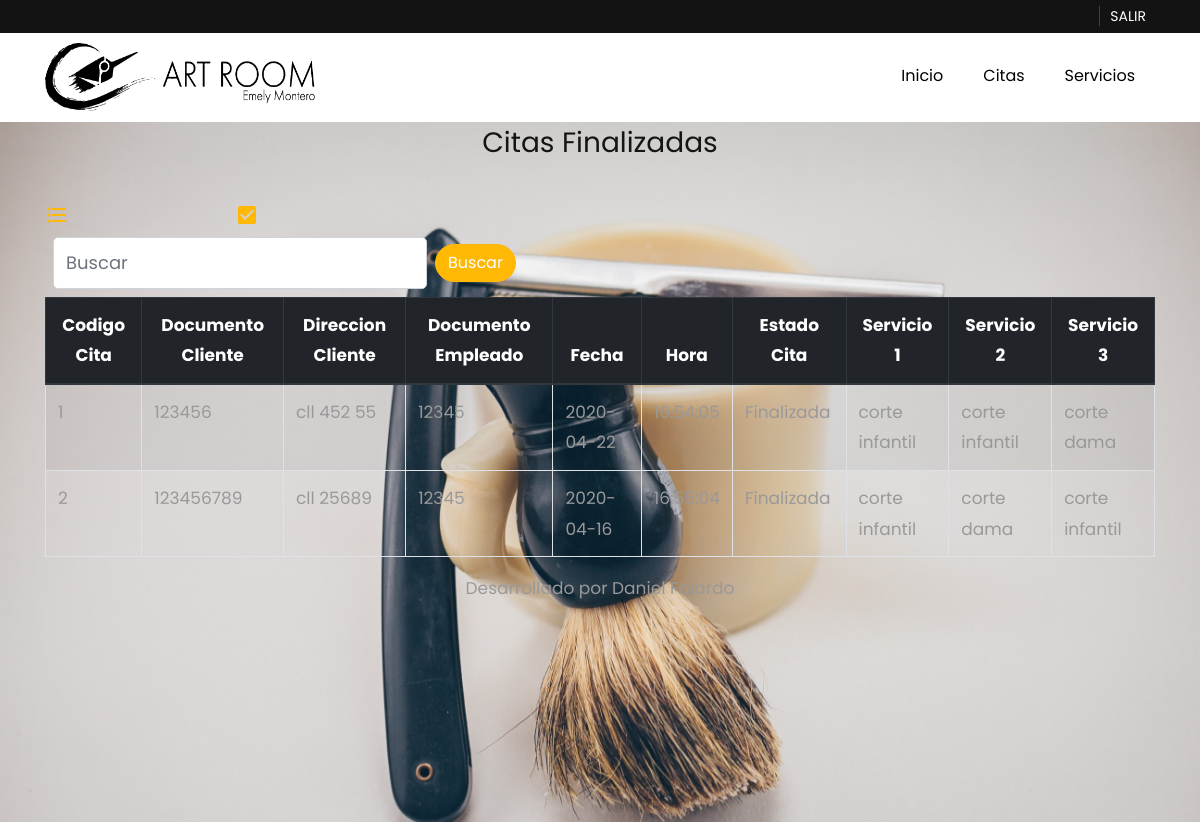
The app's page /mediplus/crudCitaEmpleado/index.php?page=usersgeneral with its own data.
### tables this page shows
CREATE TABLE `cita` (
  `codigoCita` int(11) NOT NULL,
  `documentoCli` int(11) NOT NULL,
  `documentoEmp` int(11) NOT NULL,
  `fecha` date NOT NULL,
  `hora` time NOT NULL,
  `estadoCita` varchar(50) NOT NULL,
  `nombreServicio` varchar(50) NOT NULL,
  `Servicio2` varchar(50) NOT NULL,
  `Servicio3` varchar(50) NOT NULL
);

CREATE TABLE `cliente` (
  `documentoCli` int(11) NOT NULL,
  `nombreCli` varchar(50) NOT NULL,
  `apellidoCli` varchar(50) NOT NULL,
  `telefonoCli` int(11) NOT NULL,
  `direccionCli` varchar(50) NOT NULL,
  `tipoDocumentoCli` varchar(50) NOT NULL,
  `fechaInscripcionCli` varchar(50) NOT NULL,
  `id` int(11) NOT NULL
);

### mediplus/crudCitaEmpleado/index.php (called while the page is built, shortened)
<?php
	include 'views/header.php';
	$page=isset($_GET['page'])?$_GET['page']:'users';
	include 'views/users/'.$page.'.php';
	include 'views/footer.php';

### mediplus/crudCitaEmpleado/config/conexion.php (called while the page is built, shortened)
<?php
	class Conexion{
		private $host;
		private $user;
		private $password;
		private $dataBase;
		public function __construct(){
			$this->host     ="localhost";
			$this->user     ="root";
			$this->password ="";
			$this->dataBase ="artr";
		}
		public function conectarse(){
			$enlace = mysqli_connect($this->host, $this->user, $this->password, $this->dataBase);
			return($enlace);
		}
	}

### mediplus/crudCitaEmpleado/models/users.php (called while the page is built, shortened)
<?php
	include dirname(dirname(__FILE__))."/config/conexion.php";
	class Cita
	{
		private $link;
		function __construct()
		{
			$this->conn   = new Conexion();
			$this->link   = $this->conn->conectarse();
		}
		public function getCitaLibre()
		{
			$query  ="SELECT cliente.direccionCli, cita.codigoCita, cita.documentoCli, cita.documentoEmp, cita.fecha,cita.hora, cita.estadoCita,cita.nombreServicio,cita.Servicio2,cita.Servicio3 FROM cliente INNER JOIN cita ON cita.documentoCli = cliente.documentoCli WHERE estadoCita = 'Finalizada'";
			$result =mysqli_query($this->link,$query);
			$data   =array();
			while ($data[]=mysqli_fetch_assoc($result));
			array_pop($data);
			return $data;
		}
	}

### mediplus/crudCitaEmpleado/views/users/usersgeneral.php (the view, shortened to what this page needs)
<div class="row">
	<div class="col text-center">
		<h3>Citas Finalizadas</h3>
	</div>
</div>
<?php
	include './models/users.php';
	$cita  = new Cita();
	if(isset($search)){
		$citas = $cita->getCitaBySearch($dataSearch);
	}else{
		$dataSearch=NULL;
		$citas =$cita->getCitaLibre();
	}
	include 'toolbar.php';
?>
<div class="row">
	<div class="col">
		<form action="./index.php" method="post" accept-charset="utf-8" class="form-inline">
			<div class="form-group mx-sm-2 mb-2">
    			<input type="text" class="form-control" name="dataSearch" autofocus required placeholder="Buscar" value="<?php echo $dataSearch;  ?>">
  			</div>
  			<button type="submit" name="btnSearch" class="btn btn-primary mb-2">Buscar</button>
		</form>
	</div>
</div>
<div class="table-responsive">
		<table class="table table-striped table-bordered table-hover">
			<thead class="thead-dark">
					<th class="text-center">Codigo Cita</th>
				<th class="text-center">Documento Cliente</th>
				<th class="text-center">Direccion Cliente</th>
				<th class="text-center">Documento Empleado</th>
				<th class="text-center">Fecha </th>
				<th class="text-center">Hora</th>
				<th class="text-center">Estado Cita</th>
				<th class="text-center">Servicio 1</th>
				<th class="text-center">Servicio 2</th>
				<th class="text-center">Servicio 3</th>
			</thead>
			<tbody>
				<?php
					if($citas>NULL){
						foreach ($citas as $column =>$value) {
				?>
							<tr codigoCita="row<?php echo $value['codigoCita']; ?>">
								<td><?php echo $value['codigoCita']; ?></td>
								<td><?php echo $value['documentoCli']; ?></td>
								<td><?php echo $value['direccionCli']; ?></td>
								<td ><?php echo $value['documentoEmp']; ?></td>
								<td><?php echo $value['fecha']; ?></td>
								<td><?php echo $value['hora']; ?></td>
								<td><?php echo $value['estadoCita']; ?></td>
								<td><?php echo $value['nombreServicio']; ?></td>
								<td><?php echo $value['Servicio2']; ?></td>
								<td><?php echo $value['Servicio3']; ?></td>
							</tr>
									<?php
						}
					}
				?>
			</tbody>
		</table>
	</div>

### records on screen
cita: codigoCita "1", documentoCli "123456", documentoCli.direccionCli "cll 452 55", documentoEmp "12345", fecha "2020-04-22", hora "16:54:05", estadoCita "Finalizada", nombreServicio "corte infantil", Servicio2 "corte infantil", Servicio3 "corte dama"
cita: codigoCita "2", documentoCli "123456789", documentoCli.direccionCli "cll 25689", documentoEmp "12345", fecha "2020-04-16", hora "16:55:04", estadoCita "Finalizada", nombreServicio "corte infantil", Servicio2 "corte dama", Servicio3 "corte infantil"
